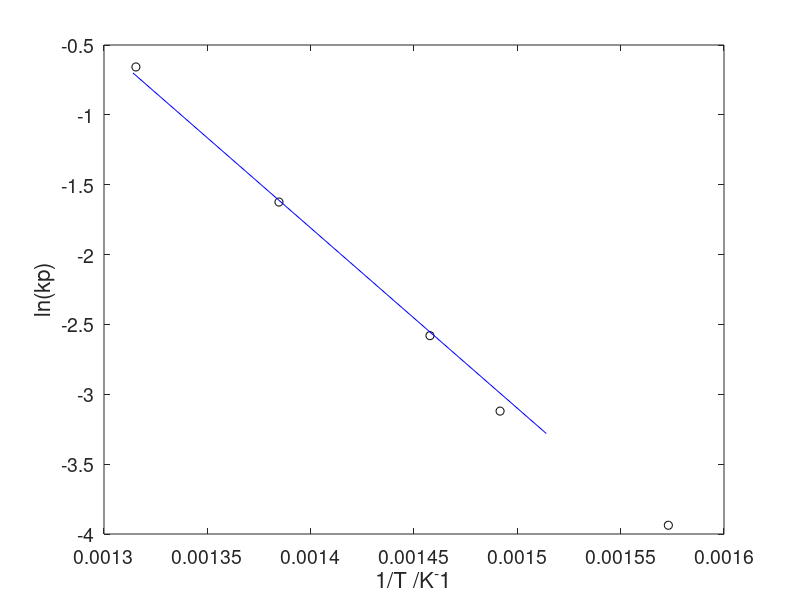

Recreate this plot in MATLAB.
clear;
T=[635.7,670.4,686.0,722.2,760.2];
Kp=[0.01950,0.04414,0.07575,0.1971,0.5183];
ln=log(Kp);
inverse=1./T;
plot(inverse,ln,'ko')
hold on
set(gca,'fontsize',14);
xlabel('1/T /K^-1','FontSize',16);
ylabel('ln(kp)','FontSize',16);

P = polyfit(inverse,ln,1);
t=(0.001314:0.0001:0.0015731);
z= P(1).*t +P(2);
plot(t,z,'b-');

print -dpng -r300 'Chemistry Supo.png'%produces figure of given spec
hold off

delH = -P(1)*8.3145
delS = P(2)*8.3145
delG = delH-700*delS